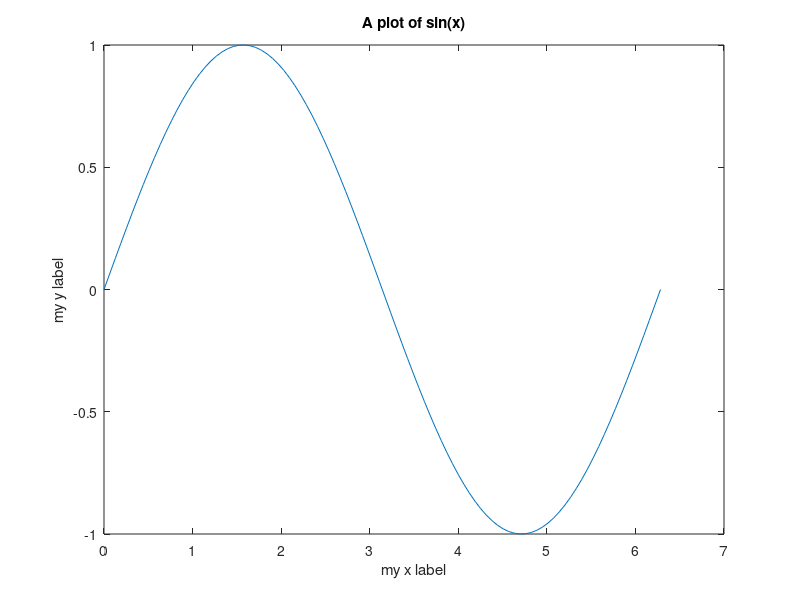

Source code (MATLAB):
X = linspace ( 0 , 2*pi , 100);
Y = sin(X);
plot (X,Y)
title ('A plot of sin(x)')
xlabel('my x label')
ylabel('my y label')
